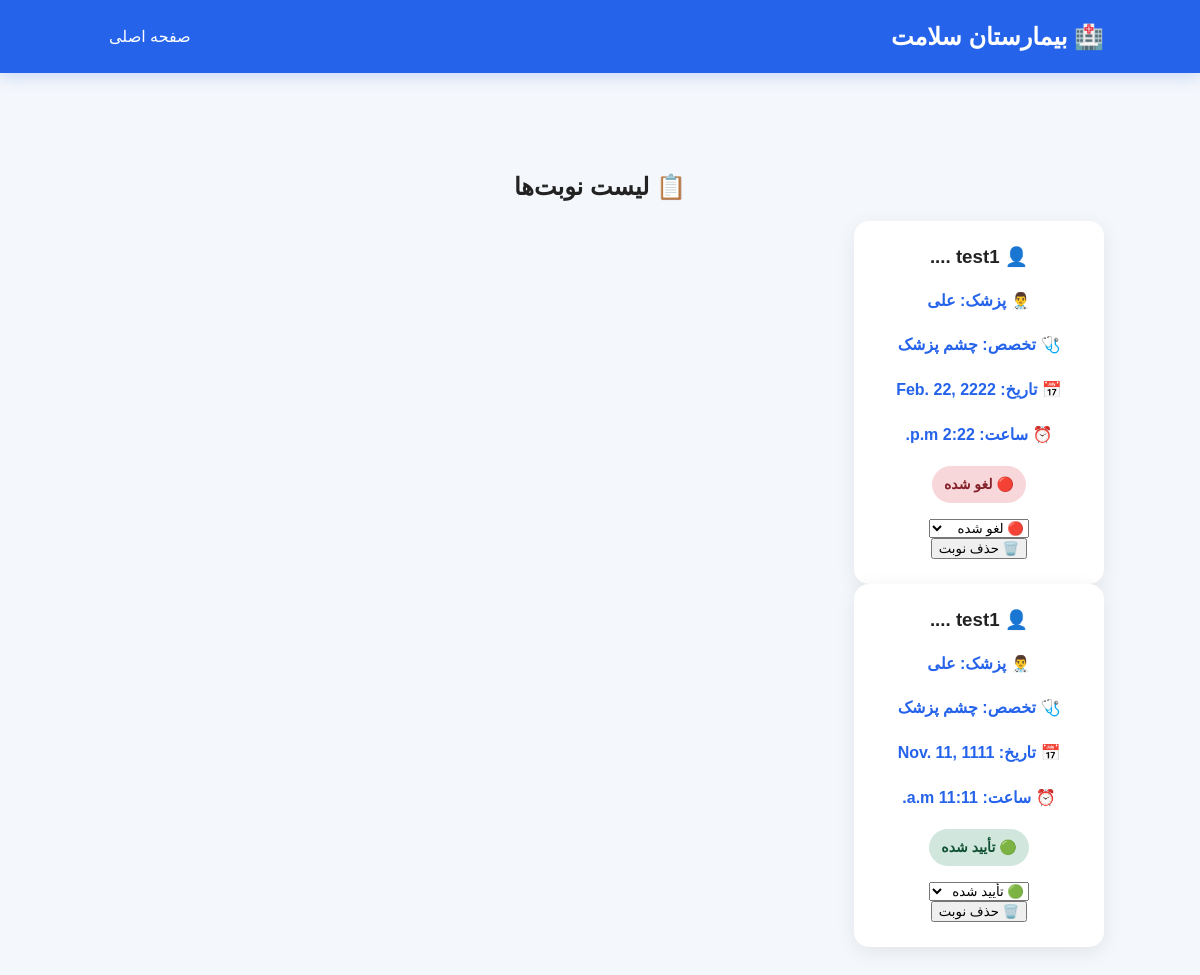
The app's page /appointments/ (signed in), older data.
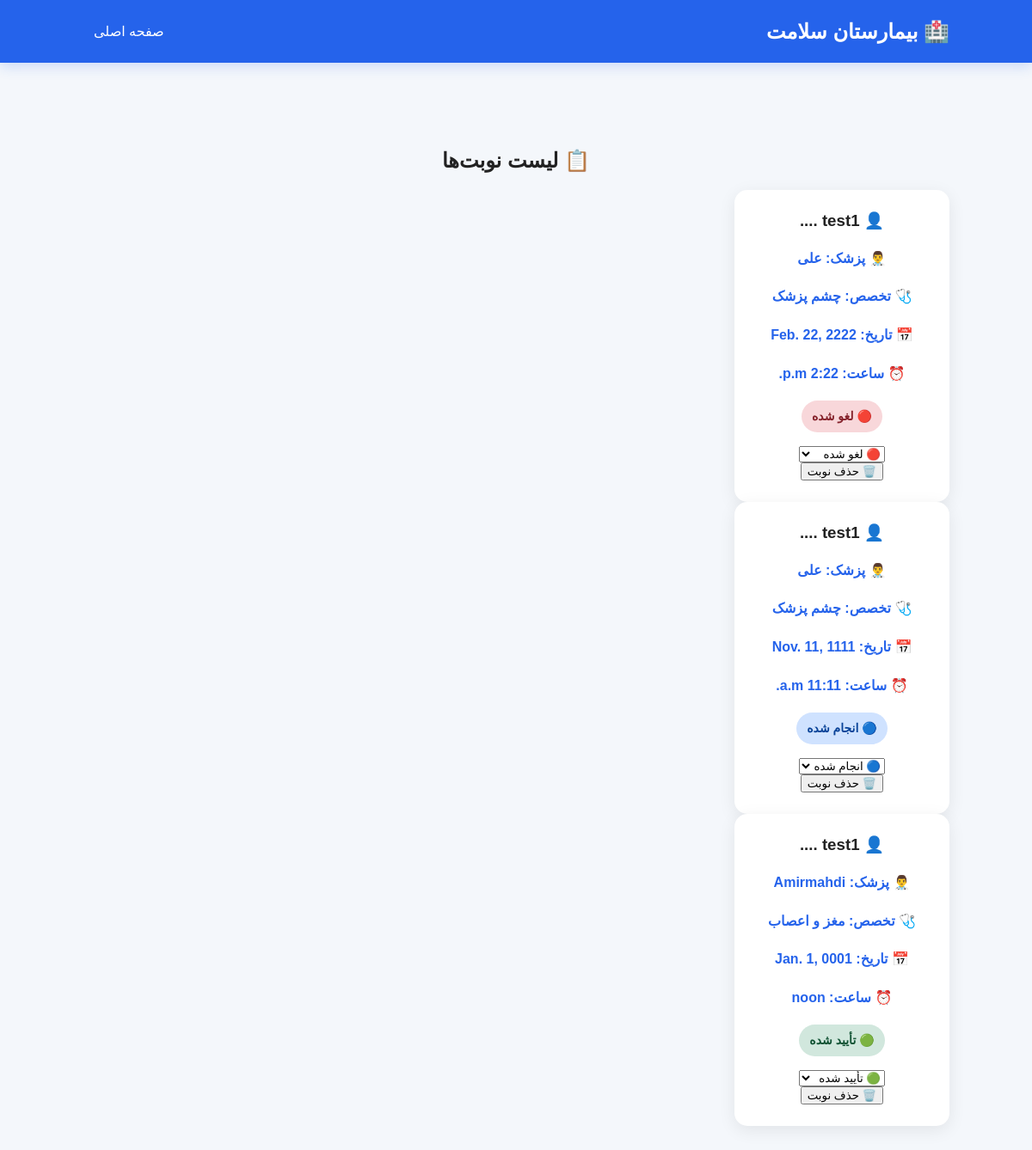
The same page, newer data.
### hospital/models.py (models this page shows, shortened)
class Appointment(models.Model):
    STATUS_CHOICES = [
        ("pending", "در انتظار"),
        ("confirmed", "تأیید شده"),
        ("cancelled", "لغو شده"),
        ("completed", "انجام شده"),
    ]
    patient = models.ForeignKey(
        User,
        on_delete=models.CASCADE,
        null=True,
        blank=True
    )
    patient_name = models.CharField(max_length=100)
    doctor = models.ForeignKey(
        Doctor,
        on_delete=models.CASCADE
    )
    date = models.DateField()
    time = models.TimeField()
    status = models.CharField(
        max_length=20,
        choices=STATUS_CHOICES,
        default="pending"
    )

class Doctor(models.Model):
    name = models.CharField(max_length=100)
    specialty = models.ForeignKey(
        Specialty,
        on_delete=models.SET_NULL,
        null=True,
        blank=True,
        related_name="doctors",
    )
    phone = models.CharField(max_length=20)

class Specialty(models.Model):
    name = models.CharField(max_length=100, unique=True)
    department = models.ForeignKey(
        Department,
        on_delete=models.SET_NULL,
        null=True,
        blank=True,
        related_name="specialties",
    )
    class Meta:
        verbose_name = "تخصص"
        verbose_name_plural = "تخصص‌ها"
    def __str__(self):
        return self.name

### hospital/views.py (the view)
# urls.py: path("appointments/", appointments, name="appointments"),
@staff_member_required(login_url="/login/")
def appointments(request):
    appointments = Appointment.objects.all().select_related(
        "doctor"
    ).order_by("-date", "-time")
    return render(
        request,
        "appointments.html",
        {
            "appointments": appointments
        }
    )

### Templates/appointments.html (shortened to what this page needs)
{% load static %}
<!DOCTYPE html>
<html lang="fa" dir="rtl">
<head>
    <link rel="stylesheet" href="{% static 'css/style.css' %}">
</head>
<body>
    <nav>
        <h2>🏥 بیمارستان سلامت</h2>
        <a href="{% url 'home' %}">
            صفحه اصلی
        </a>
    </nav>
    <section class="doctors">
        <h1>📋 لیست نوبت‌ها</h1>
        {% for item in appointments %}
            <div class="doctor-card">
                <h3>
                    👤 {{ item.patient_name }}
                </h3>
                <p>
                    👨‍⚕️ پزشک:
                    {{ item.doctor.name }}
                </p>
                <p>
                    🩺 تخصص:
                    {{ item.doctor.specialty }}
                </p>
                <p>
                    📅 تاریخ:
                    {{ item.date }}
                </p>
                <p>
                    ⏰ ساعت:
                    {{ item.time }}
                </p>
                <p>
                    {% if item.status == "pending" %}
                        <span class="status pending">🟡 در انتظار</span>
                    {% elif item.status == "confirmed" %}
                        <span class="status confirmed">🟢 تأیید شده</span>
                    {% elif item.status == "cancelled" %}
                        <span class="status cancelled">🔴 لغو شده</span>
                    {% elif item.status == "completed" %}
                        <span class="status completed">🔵 انجام شده</span>
                    {% endif %}
                </p>
                <form
                    method="POST"
                    action="{% url 'update_appointment_status' item.id %}"
                >
                    <select name="status" onchange="this.form.submit()">
                        <option value="confirmed" {% if item.status == "confirmed" %}selected{% endif %}>🟢 تأیید شده</option>
                        <option value="cancelled" {% if item.status == "cancelled" %}selected{% endif %}>🔴 لغو شده</option>
                        <option value="completed" {% if item.status == "completed" %}selected{% endif %}>🔵 انجام شده</option>
                    </select>
                </form>
                <form
                    method="POST"
                    action="{% url 'delete_appointment' item.id %}"
                >
                    <button type="submit">
                        🗑️ حذف نوبت
                    </button>
                </form>
            </div>
        {% empty %}
            <p>
                هنوز هیچ نوبتی ثبت نشده است.
            </p>
        {% endfor %}
    </section>
</body>
</html>

Row changes from the older to the newer data that the page shows:
changed Appointment "Nov. 11, 1111": status "🟢 تأیید شده" → "🔵 انجام شده"
added Appointment: patient_name "test1 ....", doctor.name "Amirmahdi", doctor.specialty "مغز و اعصاب", date "Jan. 1, 0001", time "noon", shows "🟢 تأیید شده", status "🟢 تأیید شده"
